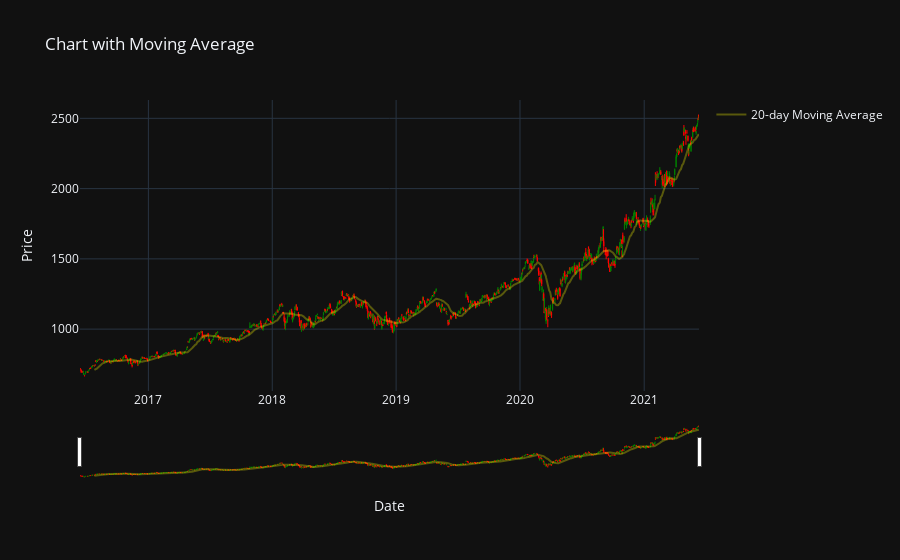

Source (notebook cell):
### Code cell
#Moving Average chart

data['20-day MA'] = data['close'].rolling(window=30).mean()
fig = go.Figure(data=[go.Candlestick(
    x=data['date'],
    open=data['open'],
    high=data['high'],
    low=data['low'],
    close=data['close'],
    name="Candlesticks",
    increasing_line_color='green',
    decreasing_line_color='red',
    line=dict(width=1),
    showlegend=False
)])

fig.add_trace(go.Scatter(x=data['date'], y=data['20-day MA'], mode='lines', name='20-day Moving Average', line=dict(color='rgba(255, 255, 0, 0.3)')))
fig.update_layout(
    title="Chart with Moving Average",
    xaxis_title="Date",
    yaxis_title="Price",
    template="plotly_dark",
)
fig.show()

### Figure 1 — Plotly figure (JSON) as saved in the notebook; plotly's stock layout.template omitted (floating-point values rounded to 4 significant figures; data arrays with more than 128 entries replaced by an {"elided": "..."} marker saying what was removed)
{"data": [{"close": {"elided": "1258 float values"}, "decreasing": {"line": {"color": "red"}}, "high": {"elided": "1258 float values"}, "increasing": {"line": {"color": "green"}}, "line": {"width": 1}, "low": {"elided": "1258 float values"}, "name": "Candlesticks", "open": {"elided": "1258 float values"}, "showlegend": false, "type": "candlestick", "x": {"elided": "1258 str values"}}, {"line": {"color": "rgba(255, 255, 0, 0.3)"}, "mode": "lines", "name": "20-day Moving Average", "type": "scatter", "x": {"elided": "1258 str values"}, "y": {"elided": "1258 float values"}}], "layout": {"title": {"text": "Chart with Moving Average"}, "xaxis": {"title": {"text": "Date"}}, "yaxis": {"title": {"text": "Price"}}}}
